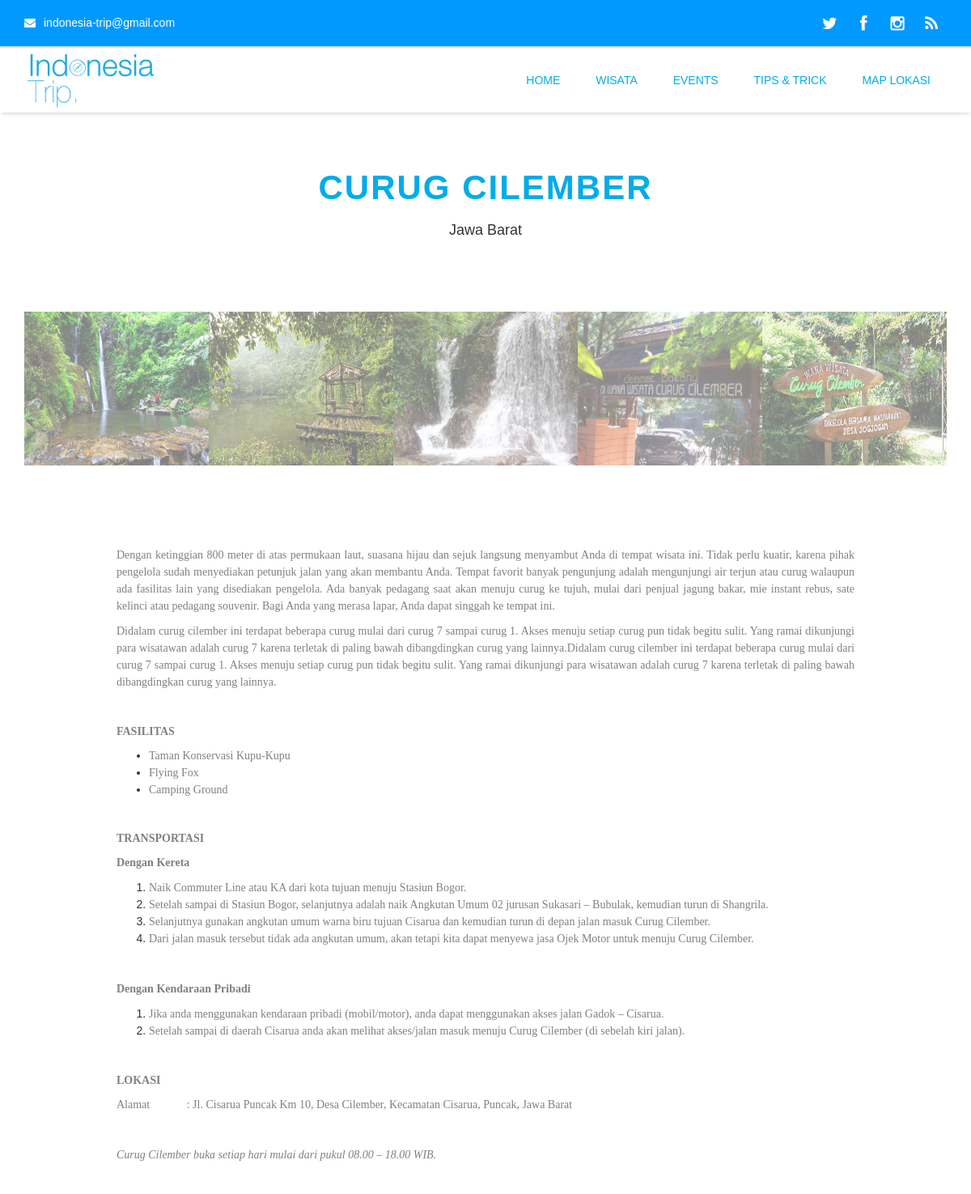
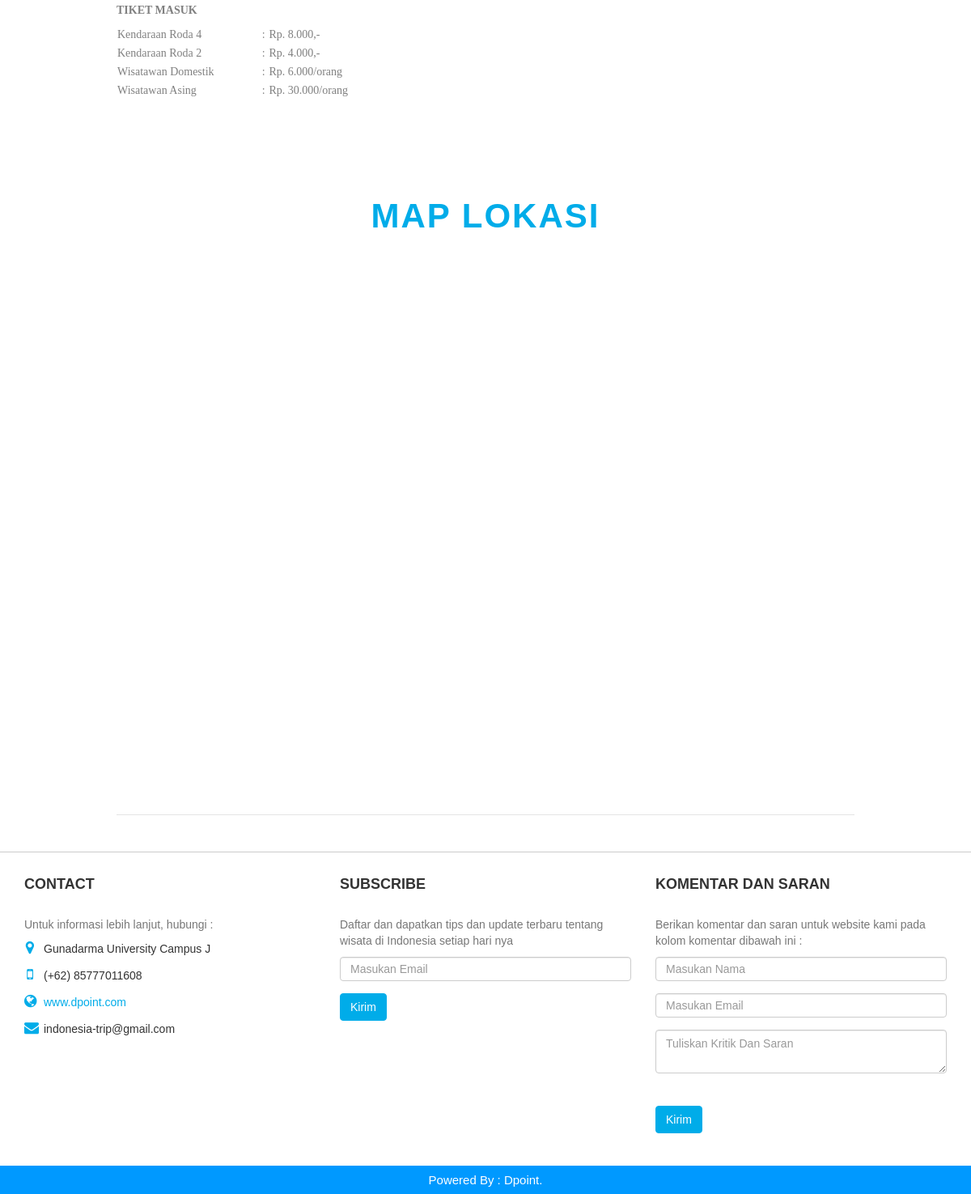
Screenshot of /readmore.php?id=44 with the database file from the repository (2 pictures, top to bottom).
### tables this page shows
CREATE TABLE `article` (
  `article_id` int(5) NOT NULL,
  `judul` varchar(50) NOT NULL,
  `isi` longtext NOT NULL,
  `kategori` varchar(50) NOT NULL,
  `lokasi` varchar(50) NOT NULL,
  `gambar1` varchar(50) NOT NULL,
  `gambar2` varchar(50) NOT NULL,
  `gambar3` varchar(50) NOT NULL,
  `gambar4` varchar(50) NOT NULL,
  `gambar5` varchar(50) NOT NULL,
  `tanggal` date NOT NULL,
  `koordinat` varchar(50) NOT NULL
);

### readmore.php (the view, shortened to what this page needs)
<!DOCTYPE html>
<?php
include ('koneksi.php');
?>
<html>
  <head>
    <link href="css/bootstrap.min.css" rel="stylesheet">
    <link href="css/font-awesome.min.css" rel="stylesheet">
    <link href="css/templatemo_style.css" rel="stylesheet">
    <link href="administrator/assets/fancybox/source/jquery.fancybox.css" rel="stylesheet" />
    <link rel="stylesheet" type="text/css" href="administrator/assets/uniform/css/uniform.default.css" />
   <link rel="stylesheet" href="administrator/assets/data-tables/DT_bootstrap.css" />
  </head>
  <body>
    <header>
      <div id="home" class="mainArticle">
        <div class="container">
          <div class="row">
            <div class="hidden-xs hidden-sm col-md-6">
              <div class="mailme">
                <a class="imel" ><i class="fa fa-envelope"></i>indonesia-trip@gmail.com</a>
              </div>
            </div>
            <div class="col-sm-12 col-md-6">
              <div class="socialss">
                <ul>
                  <li><a href="#"><i class="fa fa-twitter socc"></i></a></li>
                  <li><a href="#"><i class="fa fa-facebook socc"></i></a></li>
                  <li><a href="#"><i class="fa fa-instagram socc"></i></a></li>
                  <li><a href="#"><i class="fa fa-rss socc"></i></a></li>
                </ul>
              </div>
            </div>
          </div>
        </div>
      </div>
    <div class="mWrapper">
      <div class="container">
        <div class="row">
          <div class="col-sm-4 col-md-4">
            <div class="logo">
            <a rel="nofollow" href="index.php"><img src="images/header.jpg" alt="Kompres"></a>
            </div>
          </div>
          <div class="col-sm-8 col-md-8">
            <nav class="mainMenu">
              <ul class="nav">
                <li><a href="index.php">HOME</a></li>
                <li><a href="index.php#wisata">WISATA</a></li>
                <li><a href="index.php#events">EVENTS</a></li>
                <li><a href="index.php#tips_trick">TIPS &amp; TRICK</a></li>
                <li><a href="#map-lokasi">MAP LOKASI</a></li>
              </ul>
            </nav>
          </div>
        </div>
        </div>
      </div>
      <div class="container">
        <div class="row">
          <div class="col-md-12">
            <div class="secHeader">
            <?php
              $id = $_GET['id'];
        $query = mysqli_query($connect, "select * from article where article_id='$id'") or die(mysqli_error());
        $data = mysqli_fetch_array($query);
        ?>
            <h1 class="text-center"><?php echo $data['judul'] ?></h1>
            <h4 class="text-center"><?php echo $data['lokasi'] ?></h4>
            </div>
            <div class="teamInfo">
              <ul>
                <li>
                  <div class="teamBox">
                    <div class="imgWrp"><a href="administrator/gambar/<?php echo $data['gambar1'];?>" class="fancybox"><img class="img-responsive" src="administrator/gambar/<?php echo $data['gambar1'] ?>"></a></div>
                    </div>
                </li>
                <li>
                  <div class="teamBox">
                    <div class="imgWrp"><a href="administrator/gambar/<?php echo $data['gambar2'];?>" class="fancybox"><img class="img-responsive" src="administrator/gambar/<?php echo $data['gambar2'] ?>"></a></div>
                    </div>
                </li>
                <li>
                  <div class="teamBox">
                    <div class="imgWrp"><a href="administrator/gambar/<?php echo $data['gambar3'];?>" class="fancybox"><img class="img-responsive" src="administrator/gambar/<?php echo $data['gambar3'] ?>"></a></div>
                    </div>
                </li>
                <li>
                  <div class="teamBox">
                    <div class="imgWrp"><a href="administrator/gambar/<?php echo $data['gambar4'];?>" class="fancybox"><img class="img-responsive" src="administrator/gambar/<?php echo $data['gambar4'] ?>"></a></div>
                    </div>
                </li>
                <li>
                  <div class="teamBox">
                    <div class="imgWrp"><a href="administrator/gambar/<?php echo $data['gambar5'];?>" class="fancybox"><img class="img-responsive" src="administrator/gambar/<?php echo $data['gambar5'] ?>"></a></div>
                    </div>
                </li>
              </ul>
            </div>
            <div class="glView">
            <br>
            <?php echo $data['isi']; ?>
            <div id="map-lokasi" class="section3">
              <h1 class="text-center map-title">MAP LOKASI</h1>
               <div id="map" class="map"></div>
              </div>
          </div>
        </div>
      </div>
      </div>
    <div class="opener text-center">
    </div>
   <footer class="footer" id="foo">
    <div class="container">
        <div class="row">
          <div class="col-md-4">
            <div class="info1">
              <h4>Contact</h4>
              <div class="addr">
                <p>Untuk informasi lebih lanjut, hubungi :</p>
                <ul>
                    <li><i class="fa fa-map-marker"></i>Gunadarma University Campus J</li>
                      <li><i class="fa fa-mobile-phone"></i>(+62) 85777011608</li>
                      <li><i class="fa fa-globe"></i><a rel="nofollow" href="#">www.dpoint.com</a></li>
                      <li><i class="fa fa-envelope"></i>indonesia-trip@gmail.com</li>
                </ul>
              </div>
            </div>
          </div>
        <div class="col-md-4">
            <div class="info3">
              <h4>Subscribe</h4>
              <p>Daftar dan dapatkan tips dan update terbaru tentang wisata di Indonesia setiap hari nya</p>
              <form action="aksi_subscribe.php" method="post" enctype="multipart/form-data">
                <div class="form-group">
                  <input type="text" class="form-control" name="email" placeholder="Masukan Email">
                </div>
                <div><button type="submit" class="btn btn-primary">Kirim</button></div>
              </form>
            </div>
          </div>
          <div class="col-md-4">
           <div class="info2">
            <h4>Komentar dan Saran</h4>
                <p>Berikan komentar dan saran untuk website kami pada kolom komentar dibawah ini :</p>
            <form name="kritik" action="aksi_kritik_saran.php" method="post" enctype="multipart/form-data">
              <div class="form-group">
                <input name="fullname" type="text" class="form-control" id="fullname" placeholder="Masukan Nama" maxlength="30"/>
              </div>
              <div class="form-group">
                <input name="email" type="text" class="form-control" id="email" placeholder="Masukan Email" maxlength="30"/>
              </div>
              <div class="txtarea">
              <textarea name="message" class="form-control" id="message" placeholder="Tuliskan Kritik Dan Saran"></textarea>
              </div>
              <br></br>
              <div>
                <button type="submit" name="submit" class="btn btn-primary">Kirim</button></div>
            </form>
            </div>
            </div>
    </footer>
      <div class="bfWrap text-center">
        <div class="templatemo_footer">Powered By : Dpoint.</div>
      </div>
</body>
</html>

### css/templatemo_style.css (style rules this page uses)
html, body { font-family: 'Raleway', "Trebuchet MS", Arial, Helvetica, sans-serif; }
a { color: #00ACE9; }
p { color: #777; }
h1, h2, h3, h4, h5, h6 { font-family: 'Raleway', "Trebuchet MS", Arial, Helvetica, sans-serif; font-weight: 400; }
img { max-width: 100%; height: auto; width:100%; }
.templatemo_footer { padding-top : 7px; height: 35px; font-size: 15px; background: #09F; color: #fff; }
.btn-primary { background-color: #00ACE9; border-color: #00ACE9; }
.mailme { line-height: 36px; }
.fa-envelope { margin-right: 10px; }
.imel { color:#fff; }
.mainArticle { background-color:#09F; border-bottom-style: solid; border-bottom-width:2px; border-bottom-color:#D7D7D7; padding-top:10px; padding-bottom:9px; }
.socialss { overflow: hidden; }
.socialss ul { padding-left: 0; margin-bottom: 0; float:right; }
.socialss ul li { display: inline-block; list-style-type: none; }
.socialss ul li a { display: block; }
.socc { width: 38px; height: 38px; text-align: center; font-size: 20px; line-height: 38px; color:#fff; }
.mWrapper { margin-bottom: 50px; box-shadow: 0 4px 4px -2px #ddd; width: 100%; background-color: white ; z-index: 5000; }
.logo { padding-top: 5px; float: left; }
.mainMenu ul { float: right; padding-left: 0; margin-bottom: 10px; }
.mainMenu li { list-style-type: none; display: inline-block; padding-top: 10px; }
.mainMenu li a { display: block; text-transform: uppercase; padding-top: 12px; padding-bottom: 10px; }
.section1, .section2, .section3, .section4, .section5 { padding-bottom: 30px; padding-top: 70px; border-bottom: 1px solid #E4E4E4; }
.secHeader { width: 60%; margin-top: 0; margin-right: auto; margin-bottom: 0; margin-left: auto; }
.secHeader h1 { text-transform: uppercase; color: #00ACE9; letter-spacing: 2px; font-size: 42px; font-weight: 600; margin-bottom: 20px; }
.glView { width: 80%; margin: 0px auto; }
.teamInfo { overflow: hidden; margin-bottom: 80px; padding-top: 0px; position: relative; }
.teamInfo ul { padding-left: 0; margin: 80px 0; }
.teamInfo ul li { list-style-type: none; display: inline-block; float: left; width: 20%; cursor: pointer; }
.imgWrp { height: 190px; overflow: hidden; cursor:pointer; opacity: 0.5; transition:all .2s linear; -o-transition:all .2s linear; -moz-transition:all .2s linear; -webkit-transition:all .2s linear; }
.addr ul { margin-right: -50px; padding-left: 0; }
.addr ul li { list-style-type: none; }
.addr ul li i { width: 14px; margin-right: 10px; margin-bottom: 15px; color: #00ACE9; font-size: 18px; text-align: center; }
footer { margin-top: 20px; margin-bottom: 20px; }
.info1 h4, .info2 h4, .info3 h4 { margin-bottom: 30px; font-weight: 700; text-transform: uppercase; }
.bfWrap { padding-top: 20px; }
.opener { position: relative; padding-top: 30px ; padding-bottom:15px; border-bottom: 1px solid #ccc; }
@media (min-width:768px) { .mainMenu li a { padding: 20px 10px; } }
@media (min-width:768px) { .imgWrp { height: 160px; } }
@media (min-width:768px) { .txtarea { margin: 20px 0; } }
@media (min-width:768px) { .info3 { margin-bottom: 30px; } }
@media (min-width:992px) { .mainMenu li a { padding: 20px; } }
@media (min-width:992px) { .imgWrp { height: 190px; opacity: 0.5; } }
@media (min-width:992px) { .txtarea { margin: 0; } }
@media (min-width:992px) { .map-title { padding-bottom: 25px; color: #00ACE9; text-transform: uppercase; color: #00ACE9; letter-spacing: 2px; font-size: 42px; font-weight: 600; } }

### rows the page displays
article: judul "CURUG CILEMBER", lokasi "Jawa Barat", gambar1 (picture), gambar2 (picture), gambar3 (picture), gambar4 (picture), gambar5 (picture), isi "Dengan ketinggian 800 meter di atas permukaan laut, suasana hijau dan sejuk langsung menyambut Anda di tempat wisata ini. Tidak perlu kuatir, karena pihak pengelola sudah menyediakan petunjuk jalan yang akan membantu Anda. Tempat favorit banyak pengunjung adalah mengunjungi air terjun atau curug walaupun ada fasilitas lain yang disediakan pengelola. Ada banyak pedagang saat akan menuju curug ke tujuh, mulai dari penjual jagung bakar, mie instant rebus, sate kelinci atau pedagang souvenir. Bagi Anda yang merasa lapar, Anda dapat singgah ke tempat ini. Didalam curug cilember ini terdapat beberapa curug mulai dari curug 7 sampai curug 1. Akses menuju setiap curug pun tidak begitu sulit. Yang…"
